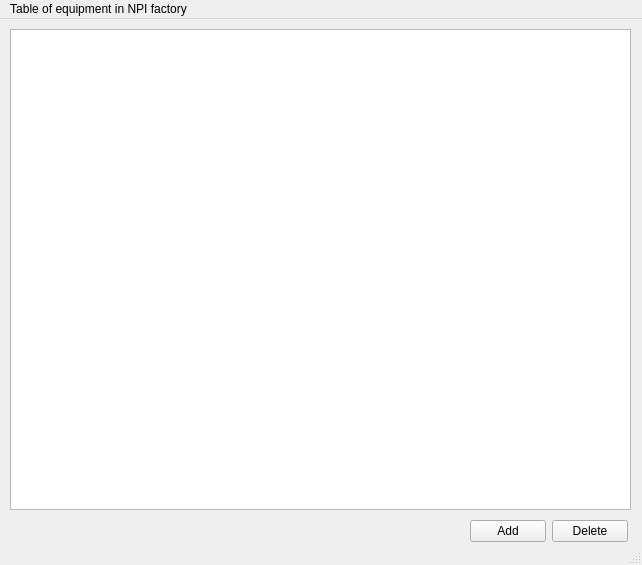
<?xml version="1.0" encoding="UTF-8"?>
<ui version="4.0">
 <class>MainWindow</class>
 <widget class="QMainWindow" name="MainWindow">
  <property name="geometry">
   <rect>
    <x>0</x>
    <y>0</y>
    <width>642</width>
    <height>565</height>
   </rect>
  </property>
  <property name="windowTitle">
   <string>MainWindow</string>
  </property>
  <widget class="QWidget" name="centralwidget">
   <widget class="QTableWidget" name="tableWidget_npi">
    <property name="geometry">
     <rect>
      <x>10</x>
      <y>10</y>
      <width>621</width>
      <height>481</height>
     </rect>
    </property>
   </widget>
   <widget class="QWidget" name="layoutWidget">
    <property name="geometry">
     <rect>
      <x>470</x>
      <y>500</y>
      <width>158</width>
      <height>25</height>
     </rect>
    </property>
    <layout class="QHBoxLayout" name="horizontalLayout">
     <item>
      <widget class="QPushButton" name="pushButton_add">
       <property name="text">
        <string>Add</string>
       </property>
      </widget>
     </item>
     <item>
      <widget class="QPushButton" name="pushButton_delete">
       <property name="text">
        <string>Delete</string>
       </property>
      </widget>
     </item>
    </layout>
   </widget>
  </widget>
  <widget class="QMenuBar" name="menubar">
   <property name="geometry">
    <rect>
     <x>0</x>
     <y>0</y>
     <width>642</width>
     <height>21</height>
    </rect>
   </property>
   <widget class="QMenu" name="menu_npi">
    <property name="title">
     <string>Table of equipment in NPI factory</string>
    </property>
   </widget>
   <addaction name="menu_npi"/>
  </widget>
  <widget class="QStatusBar" name="statusbar"/>
 </widget>
 <resources/>
 <connections/>
</ui>
